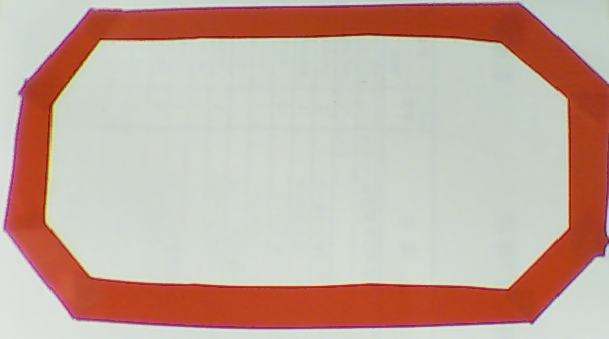
//> input picture camera/photodir/capmalletf.png, 609 x 339 px
$ ./poly_test2bak   (built with g++ and OpenCV 4)
//> lines starting //> are read from the running program, lines starting //| are printed output that depends on the picture; after the words box and inside, x2 and y2 are one past the last pixel; in counts of white or black regions, pixels touching at a corner belong together
//> further down, dst_img is the input picture: 339 rows x 609 cols, CV_8UC3; mean B, G, R 159.7, 171.5, 196.4
#include <opencv2/core/core.hpp>
#include <opencv2/imgproc/imgproc.hpp>
#include <opencv2/highgui/highgui.hpp>
#include <opencv/cv.h>
#include <opencv/highgui.h>
#include <time.h>
#include <stdio.h>

using namespace cv;

void DrawNextContour(
    IplImage *img,    //ﾗﾍﾞﾘﾝｸﾞ結果を描画するIplImage(8Bit3chｶﾗｰ)
    CvSeq *Contour, //輪郭へのﾎﾟｲﾝﾀ
    int Level            //輪郭のﾚﾍﾞﾙ(階層)
);

double perimeter_max;
CvSeq *max_perimeter_contor;

//各種輪郭の特徴量の取得
void GetContourFeature(CvSeq *Contour) {
    //面積
    double Area = fabs(cvContourArea(Contour, CV_WHOLE_SEQ));
    //周囲長
    double Perimeter = cvArcLength(Contour);
    //円形度
    double CircleLevel = 4.0 * CV_PI * Area / (Perimeter * Perimeter);

    //傾いていない外接四角形領域(ﾌｨﾚ径)
    CvRect rect = cvBoundingRect(Contour);

    if(perimeter_max < Perimeter) {
        perimeter_max = Perimeter;
        max_perimeter_contor = Contour;
    }
}

////////////////////////////////////////////////////////////////
//  子の輪郭を描画する｡
////////////////////////////////////////////////////////////////
void DrawChildContour(
    IplImage *img,    //ﾗﾍﾞﾘﾝｸﾞ結果を描画するIplImage(8Bit3chｶﾗｰ)
    CvSeq *Contour, //輪郭へのﾎﾟｲﾝﾀ
    int Level             //輪郭のﾚﾍﾞﾙ(階層)
) {

    // 輪郭を描画する色の設定
    CvScalar ContoursColor;

    if ((Level % 2) == 1) {
        //白の輪郭の場合､赤で輪郭を描画
        ContoursColor = CV_RGB( 255, 0, 0 );
    } else {
        //黒の輪郭の場合､青で輪郭を描画
        ContoursColor = CV_RGB( 0, 0, 255 );
    }

    //輪郭の描画
    //cvDrawContours( img, Contour, ContoursColor, ContoursColor, 0, 2);

    //各種輪郭の特徴量の取得
    GetContourFeature(Contour); //←ｵﾘｼﾞﾅﾙ関数です｡(詳細は後述)

    if (Contour->h_next != NULL)
        //次の輪郭がある場合は次の輪郭を描画
        DrawNextContour(img, Contour->h_next, Level);
    if (Contour->v_next != NULL)
        //子の輪郭がある場合は子の輪郭を描画
        DrawChildContour(img, Contour->v_next, Level + 1);
}

////////////////////////////////////////////////////////////////
//  次の輪郭を描画する｡
////////////////////////////////////////////////////////////////
void DrawNextContour(
    IplImage *img,    //ﾗﾍﾞﾘﾝｸﾞ結果を描画するIplImage(8Bit3chｶﾗｰ)
    CvSeq *Contour, //輪郭へのﾎﾟｲﾝﾀ
    int Level            //輪郭のﾚﾍﾞﾙ(階層)
) {

    // 輪郭を描画する色の設定
    CvScalar ContoursColor;

    if ((Level % 2) == 1) {
        //白の輪郭の場合､赤で輪郭を描画
        ContoursColor = CV_RGB( 255, 0, 0 );
    } else {
        //黒の輪郭の場合､青で輪郭を描画
        ContoursColor = CV_RGB( 0, 0, 255 );
    }

    //輪郭の描画
    //cvDrawContours( img, Contour, ContoursColor, ContoursColor, 0, 2);

    //各種輪郭の特徴量の取得
    GetContourFeature(Contour); //←ｵﾘｼﾞﾅﾙ関数です｡(詳細は後述)

    if (Contour->h_next != NULL)
        //次の輪郭がある場合は次の輪郭を描画
        DrawNextContour(img, Contour->h_next, Level);

    if (Contour->v_next != NULL)
        //子の輪郭がある場合は子の輪郭を描画
        DrawChildContour(img, Contour->v_next, Level + 1);
}

////////////////////////////////////////////////////////////////
//  ﾗﾍﾞﾘﾝｸﾞ処理
////////////////////////////////////////////////////////////////
void cv_Labelling(
    IplImage *src_img,       //入力画像(8Bitﾓﾉｸﾛ)
    IplImage *dst_img        //出力画像(8Bit3chｶﾗｰ)
) {

    CvMemStorage *storage = cvCreateMemStorage (0);
    CvSeq *contours = NULL;

    if (src_img == NULL)
        return;

    // 画像の二値化【判別分析法(大津の二値化)】
    cvThreshold (src_img, src_img, 0, 255, CV_THRESH_BINARY | CV_THRESH_OTSU);

    // 輪郭の検出(戻り値は取得した輪郭の全個数)
    int find_contour_num = cvFindContours (
                               src_img,                     // 入力画像
                               storage,                      // 抽出された輪郭を保存する領域
                               &contours,                  // 一番外側の輪郭へのﾎﾟｲﾝﾀへのﾎﾟｲﾝﾀ
                               sizeof (CvContour),      // ｼｰｹﾝｽﾍｯﾀﾞのｻｲｽﾞ
                               CV_RETR_EXTERNAL,       // 抽出ﾓｰﾄﾞ
                               // CV_RETR_EXTERNAL - 最も外側の輪郭のみ抽出
                               // CV_RETR_LIST - 全ての輪郭を抽出し,ﾘｽﾄに追加
                               // CV_RETR_CCOMP - 全ての輪郭を抽出し,
                               // 二つのﾚﾍﾞﾙを持つ階層構造を構成する.
                               // 1番目のﾚﾍﾞﾙは連結成分の外側の境界線,
                               // 2番目のﾚﾍﾞﾙは穴(連結成分の内側に存在する)の境界線.
                               // CV_RETR_TREE - 全ての輪郭を抽出し,
                               // 枝分かれした輪郭を完全に表現する階層構造を構成する.
                               CV_CHAIN_APPROX_NONE    // CV_CHAIN_APPROX_SIMPLE:輪郭の折れ線の端点を取得
                               // CV_CHAIN_APPROX_NONE: 輪郭の全ての点を取得
                               // Teh-Chinﾁｪｰﾝの近似ｱﾙｺﾞﾘｽﾞﾑ中の一つを適用する
                               // CV_CHAIN_APPROX_TC89_L1
                               // CV_CHAIN_APPROX_TC89_KCOS
                           );

    if (contours != NULL) {
        //処理後画像を0(黒)で初期化
        cvSet(dst_img, CV_RGB( 0, 0, 0 ));
        //輪郭の描画
        DrawNextContour(dst_img, contours, 1);
    }

    cvDrawContours( dst_img, max_perimeter_contor, CV_RGB( 255, 0, 0 ), CV_RGB( 255, 0, 0 ), 0, 2);
        for ( int i = 0; i < max_perimeter_contor->total; i++) {
        CvPoint *point = CV_GET_SEQ_ELEM (CvPoint, max_perimeter_contor, i);
        //std::cout << "x:" << point->x << ", y:" << point->y  << std::endl;
    }
	// [7 lines of commented-out code are left out]
    cvReleaseMemStorage (&storage);
}


//---------------------------------------------------------------
//【関数名　】：cv_ColorExtraction
//【処理概要】：色抽出
//【引数　　】：src_img        = 入力画像(8bit3ch)
//　　　　　　：dst_img        = 出力画像(8bit3ch)
//　　　　　　：code        = 色空間の指定（CV_BGR2HSV,CV_BGR2Labなど）
//　　　　　　：ch1_lower    = ch1のしきい値(小)
//　　　　　　：ch1_upper    = ch1のしきい値(大)
//　　　　　　：ch2_lower    = ch2のしきい値(小)
//　　　　　　：ch2_upper    = ch2のしきい値(大)
//　　　　　　：ch3_lower    = ch3のしきい値(小)
//　　　　　　：ch3_upper    = ch3のしきい値(大)
//【戻り値　】：なし
//【備考　　】：lower <= upperの場合、lower以上upper以下の範囲を抽出、
//　　　　　　：lower >  upperの場合、upper以下lower以上の範囲を抽出します。
//---------------------------------------------------------------
void cv_ColorExtraction(IplImage* src_img, IplImage* dst_img,
                        int code,
                        int ch1_lower, int ch1_upper,
                        int ch2_lower, int ch2_upper,
                        int ch3_lower, int ch3_upper
                       ) {
//> called with code = 40, ch1_lower = 0, ch1_upper = 54, ch2_lower = 77, ch2_upper = 255, ch3_lower = 0, ch3_upper = 255

    int i, k;

    IplImage *Color_img;
    IplImage *ch1_img, *ch2_img, *ch3_img;
    IplImage *Mask_img;

    int lower[3];
    int upper[3];
    int val[3];

    CvMat *lut;

    //codeに基づいたカラー変換
    Color_img = cvCreateImage(cvGetSize(src_img), src_img->depth, src_img->nChannels);
    cvCvtColor(src_img, Color_img, code);
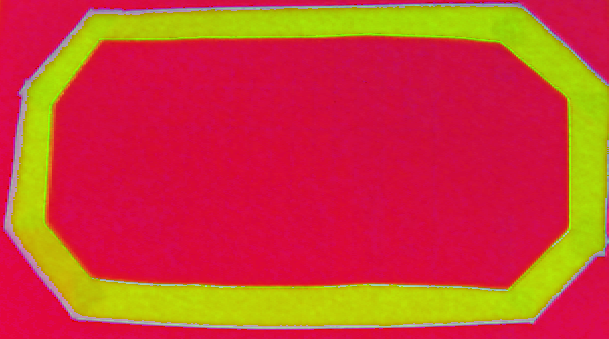
//> Color_img: 339 rows x 609 cols, CV_8UC3; mean B, G, R 52.7, 63.6, 202.3

    //3ChのLUT作成
    lut    = cvCreateMat(256, 1, CV_8UC3);

    lower[0] = ch1_lower;
    lower[1] = ch2_lower;
    lower[2] = ch3_lower;

    upper[0] = ch1_upper;
    upper[1] = ch2_upper;
    upper[2] = ch3_upper;

    for (i = 0; i < 256; i++) {
        for (k = 0; k < 3; k++) {
            if (lower[k] <= upper[k]) {
                if ((lower[k] <= i) && (i <= upper[k])) {
                    val[k] = 255;
                } else {
                    val[k] = 0;
                }
            } else {
                if ((i <= upper[k]) || (lower[k] <= i)) {
                    val[k] = 255;
                } else {
                    val[k] = 0;
                }
            }
        }
        //LUTの設定
        cvSet1D(lut, i, cvScalar(val[0], val[1], val[2]));
    }

    //3ChごとのLUT変換（各チャンネルごとに２値化処理）
    cvLUT(Color_img, Color_img, lut);
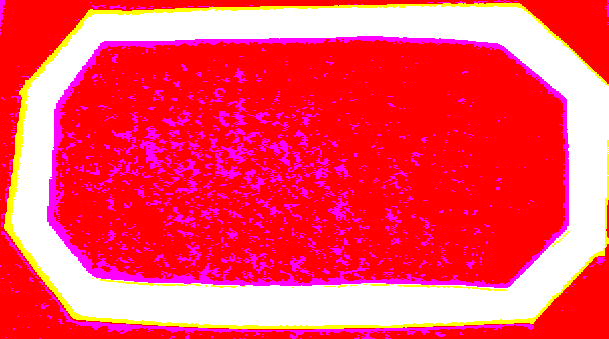
//> Color_img: 339 rows x 609 cols, CV_8UC3; mean B, G, R 91.2, 71.8, 255
    cvReleaseMat(&lut);

    //各チャンネルごとのIplImageを確保する
    ch1_img = cvCreateImage(cvGetSize(Color_img), Color_img->depth, 1);
    ch2_img = cvCreateImage(cvGetSize(Color_img), Color_img->depth, 1);
    ch3_img = cvCreateImage(cvGetSize(Color_img), Color_img->depth, 1);

    //チャンネルごとに二値化された画像をそれぞれのチャンネルに分解する
    cvSplit(Color_img, ch1_img, ch2_img, ch3_img, NULL);
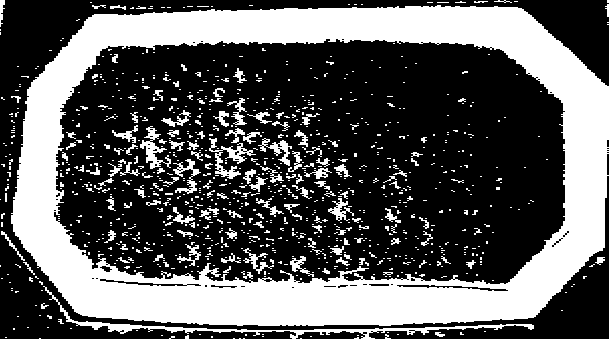
//> ch1_img: 339 rows x 609 cols, CV_8UC1; 35.8% white; 981 white regions (839 under 20 px), largest, box (x1, y1, x2, y2) and area: (11, 5, 609, 326) 59618, (43, 286, 534, 339) 1787, (209, 138, 256, 179) 559
//> ch2_img: 339 rows x 609 cols, CV_8UC1; 28.2% white; 1 white region, box (x1, y1, x2, y2) and area: (4, 3, 609, 329) 58122
//> ch3_img: 339 rows x 609 cols, CV_8UC1; every value is 255

    //3Ch全てのANDを取り、マスク画像を作成する。
    Mask_img = cvCreateImage(cvGetSize(Color_img), Color_img->depth, 1);
    cvAnd(ch1_img, ch2_img, Mask_img);
//> Mask_img: 339 rows x 609 cols, CV_8UC1; 25.1% white; 6 white regions (3 under 20 px), largest, box (x1, y1, x2, y2) and area: (11, 5, 609, 326) 51649, (435, 285, 477, 287) 46, (114, 280, 134, 282) 20
    cvAnd(Mask_img, ch3_img, Mask_img);

    //入力画像(src_img)のマスク領域を出力画像(dst_img)へコピーする
    cvZero(dst_img);
    cvCopy(src_img, dst_img, Mask_img);
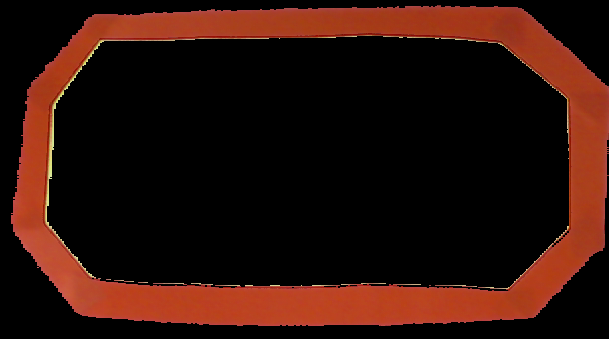
//> dst_img: 339 rows x 609 cols, CV_8UC3; mean B, G, R 9.4, 16.7, 44.2

    //解放
    cvReleaseImage(&Color_img);
    cvReleaseImage(&ch1_img);
    cvReleaseImage(&ch2_img);
    cvReleaseImage(&ch3_img);
    cvReleaseImage(&Mask_img);

}

// [67 lines of commented-out code are left out]


int main(int argc, char* argv[])
{
    IplImage *src_img, *dst_img;

    // (1)画像を読み込む
    /*if ((src_img = cvLoadImage ("../camera/photodir/capmallet1.png", CV_LOAD_IMAGE_GRAYSCALE)) == 0)
        return -1;*/

    if ((dst_img = cvLoadImage ("../camera/photodir/capmalletf.png", CV_LOAD_IMAGE_COLOR )) == 0)
        return -1;
    src_img = cvCreateImage(cvGetSize(dst_img), IPL_DEPTH_8U, 1);
    IplImage* dst_img_pack = cvCreateImage(cvGetSize(dst_img), IPL_DEPTH_8U, 3);
	cv_ColorExtraction(dst_img, dst_img_pack, CV_BGR2HSV, 0, 54, 77, 255, 0, 255);

	cvCvtColor(dst_img_pack, src_img, CV_BGR2GRAY);
    cv_Labelling(src_img, dst_img);
//> in cv_Labelling, `cvThreshold (src_img, src_img, 0, 255, CV_THRESH_BINARY | CV_THRESH_OT..`: src_img: 339 rows x 609 cols, CV_8UC1; 25% white; 6 white regions (3 under 20 px)
//> in cv_Labelling, `int find_contour_num = cvFindContours ( src_img, storage, &contours, s..`:
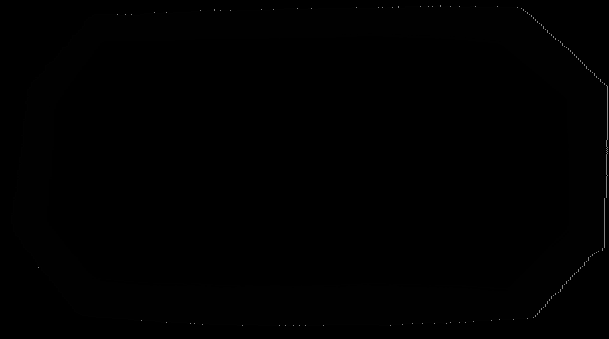
//> src_img: 339 rows x 609 cols, CV_8UC1; min 0, max 130, mean 0.5
//> in cv_Labelling, `int find_contour_num = cvFindContours ( src_img, storage, &contours, s..`: contours = 1 contour; box (x1, y1, x2, y2) and area: (11, 5, 608, 326) 171098; find_contour_num = 1
//> in cv_Labelling, `cvSet(dst_img, CV_RGB( 0, 0, 0 ));`: dst_img: 339 rows x 609 cols, CV_8UC3; every value is 0
//> in GetContourFeature, `double Area = fabs(cvContourArea(Contour, CV_WHOLE_SEQ));`: Area = 171097.5
//> in GetContourFeature, `double Perimeter = cvArcLength(Contour);`: Perimeter = 1808.5
//> in GetContourFeature, `double CircleLevel = 4.0 * CV_PI * Area / (Perimeter * Perimeter);`: CircleLevel = 0.657
//> in GetContourFeature, `CvRect rect = cvBoundingRect(Contour);`: rect = Rect(11, 5, 597, 321)
//> in GetContourFeature, `perimeter_max = Perimeter;`: perimeter_max = 1808.5
//> in GetContourFeature, `max_perimeter_contor = Contour;`: max_perimeter_contor has the same summary as contours in cv_Labelling
	cv::Mat eigen_img = cv::cvarrToMat(dst_img);  // データをコピーする

	Mat gray_img;
    cvtColor(eigen_img, gray_img, CV_BGR2GRAY);
//> gray_img: 339 rows x 609 cols, CV_8UC1; values 0 (black) and 76 (white), 2.6% white; 1 white region, box (x1, y1, x2, y2) and area: (10, 4, 609, 327) 5459
    normalize(gray_img, gray_img, 0, 255, NORM_MINMAX);
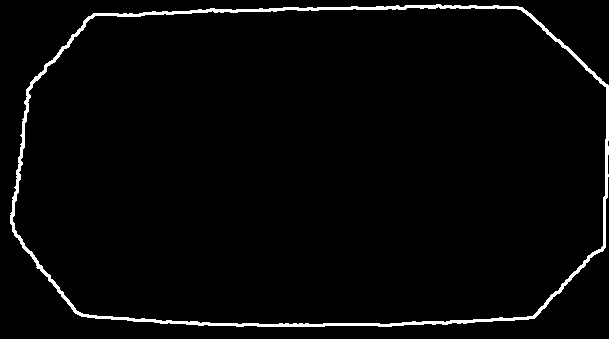
//> gray_img: 339 rows x 609 cols, CV_8UC1; 2.6% white; 1 white region, box (x1, y1, x2, y2) and area: (10, 4, 609, 327) 5459

    vector<Point2f> corners;
    goodFeaturesToTrack(gray_img, corners, 80, 0.01, 5);
//> corners = 80 Points (x, y), first 12: [15, 187], [20, 172], [21, 135], [74, 37], [37, 267], [20, 144], [212, 11], [438, 7], [12, 197], [21, 160], [600, 248], [37, 75]
    vector<Point2f>::iterator it_corner = corners.begin();
    for(; it_corner!=corners.end(); ++it_corner) {
        //if((it_corner->y < 76 || 345 < it_corner->y) && (it_corner->x < 75 || 690 < it_corner->x) ){
            circle(eigen_img, Point(it_corner->x, it_corner->y), 1, Scalar(0,200,255), -1);
            circle(eigen_img, Point(it_corner->x, it_corner->y), 8, Scalar(0,200,255));
            std::cout << "x:" << it_corner->x << ", y:" << it_corner->y  << std::endl;
        //}
    }
//> this loop made 80 passes
//| x:15, y:187
//| x:20, y:172
//| x:21, y:135
//| x:74, y:37
//| x:37, y:267
//| x:20, y:144
//| x:212, y:11
//| x:438, y:7
//> (output is shown up to pass 8 of 80)
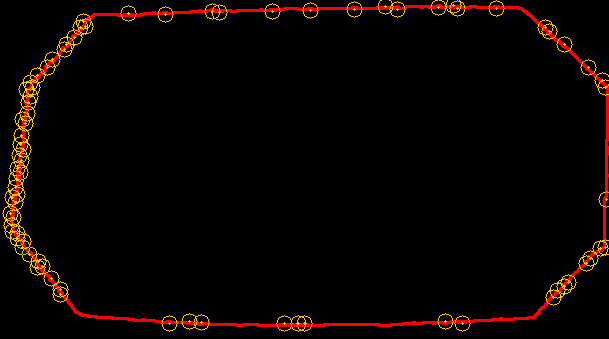
//> eigen_img: 339 rows x 609 cols, CV_8UC3; mean B, G, R 0, 3.5, 10.3

    cvNamedWindow ("Image", CV_WINDOW_AUTOSIZE);
    while(1) {
        cvShowImage ("Image", dst_img);
        if(cv::waitKey(30) >= 0) {
//> the Esc key is pressed
            break;
        }
    }

    // 全てのウィンドウの削除
    cvDestroyAllWindows();

    cvReleaseImage (&dst_img);


    return 0;
}
